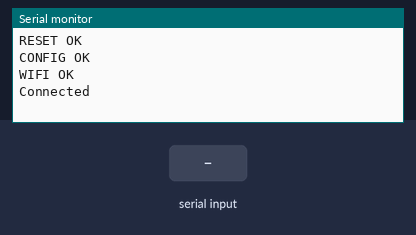
The sketch below on a simulated Arduino Uno, built with avr-gcc and run on an emulated ATmega328P. Shown: the last lines printed to the serial monitor. The test bench sets the inputs (shaded band). The modem accepts every AT command (registered, SIM ready, sends succeed) and sends nothing else.

Above: at 1.2 s.
1.3 s: "0:" received over Serial
At 2.5 s:
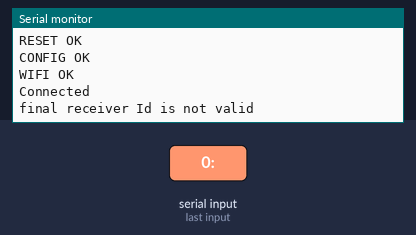
2.8 s: "30:150:10:" received over Serial
At 6.2 s:
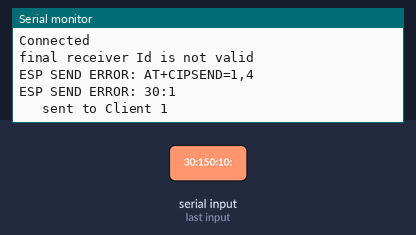

The sketch:

UDP_Client2.ino
```cpp
/*
  UDP Bidirectional Commmunication for Client 2 in a network of one server with three clients, which not all have to be present.
  No change necessary.
  For the definition of the AT commands, see for
  https://room-15.github.io/blog/2015/03/26/esp8266-at-command-reference/#at-commands
  The serial monitor has to be set to Baud 19200 and CR and LF active.
  Messages to be send or received by ESP or entered via Serial Monitor have the following syntax:
  <message Msg> : <char final receiver Id on send or original sender Id on receive>
  example: 100pv:0
*/

#define DEBUG true
#define LED_WLAN 13

#include <SoftwareSerial.h>

//Ids for the devices

#define me          "2" //myself


SoftwareSerial esp8266(11, 12); // RX, TX

String frId = me;//final receivers Id on sending a message
String osId = me;//original senders Id on receiving a message
bool ESPsga = true;//ESPsga (ESP self generated answer) means the incoming is supposed to be a ESP self generated answer, true for the beginning
String Msg;//net message

void setup() {
  Serial.begin(19200);
  esp8266.begin(19200);

  esp8266.setTimeout(5000);
  if (sendCom("AT+RST", "ready")) debug("RESET OK");
  else debug("RESET NOT OK");
  esp8266.setTimeout(1000);

  if ( ConfigESP ()) debug("CONFIG OK");
  else debug("CONFIG NOT OK");

  if (ConfigWifi ()) debug("WIFI OK");
  else debug("WIFI NOT OK");
  esp8266.setTimeout(1000);

  if (StartCon()) {
    debug("Connected");
    digitalWrite(LED_WLAN, HIGH);
  }  else debug("NOT CONNECTED");

}

void loop() {
  char InChar;
  String Sender = me;

  while (esp8266.available()) {
    if (ESPsga) {//if assumed, that it is ESP self generated answer, check it
      InChar = esp8266.read();

      if (InChar == '+') {
        esp8266.find("IPD,");
        delay(1);
        //ignore the serverId
        esp8266.find(':');
        //clear the net message: Msg
        Msg = "";
        //Found "+IPD,", so we set ESPsga false to not read it again until next message or answer
        ESPsga = false;//it is not a ESP self generated answer, so it is a message
      } else
        //clear buffer, when "+IPD," not found
        esp8266.find('\n');
    } else {//it is clear, that a message has been found
      //reads one char of the message per looping from the buffer
      InChar = esp8266.read();

      if (!(InChar == ':')) {
        Msg += InChar;//add message together, when inChar not ':'
      } else {
        //read original sender Id: osId
        osId = (String)esp8266.parseInt();

        //Find out who was the original sender
        switch (osId.toInt()) {
          case 0: Sender = "Computer"; break;
          case 1: Sender = "Client 1";   break;
          case 5: Sender = "Server";   break;
          default: Sender = "not valid sender";
        }
        //print 'Msg'
        Serial.println("Msg got: \"" + Msg + "\" from " + Sender);

        ///clear buffer because usable message ended
        esp8266.find('\n');
        //Message ended, ready for next receive, which is again supposed first to be a ESP self generated answer
        ESPsga  = true;
      }
    }
  }
  while (Serial.available()) {
    //default send to myself, final receiver, that's me
    frId = me;

    Msg = Serial.readStringUntil(':');
    delay(1);
    //to do: parse Msg
    //when Msg does not end with "\r\n", there is more, identify the final receiver Id: frId, default it is me
    //when Msg ends with "\r\n", get rid of it
    if (Msg.endsWith("\r\n")) {
      Msg = Msg.substring(0, Msg.length() - 2);
    }
    else frId = (String)(Serial.read() - '0');//read the final receiver Id: frId
    //if the message is for me execute it, else send it to the server
    if (frId == me)
      debug("Msg for me:  \"" + Msg + "\" from: my Serial Monitor");
    //when final receiver is existing, send it to the server
    else if (frId == "0" || frId == "5" || frId == "1")
      WifiSend(Msg, frId);
    else debug("final receiver Id is not valid");
    Serial.find('\n');//clear buffer
    esp8266.write(Serial.read());
  } //  computing and other code

}
//-----------------------------------------Config ESP8266------------------------------------
bool ConfigESP () {
  bool success = sendCom("AT+CIPMODE=0", "OK");
  success &= sendCom("AT+CIPMUX=1", "OK");
  //set to station (client) mode
  success &= sendCom("AT+CWMODE=1", "OK");
  //set IP addr of ESP8266 station (client)
  success &= sendCom("AT+CIPSTA=\"192.168.4.4\"", "OK");
  return success;
}

bool ConfigWifi () {
  esp8266.setTimeout(3000);
  return (sendCom("AT+CWJAP=\"NanoESP\",\"\"", "OK"));
}

bool StartCon () {
  //start connection with own Id and servers IP addr, send channel and receive channel
  return sendCom("AT+CIPSTART=1,\"UDP\",\"192.168.4.1\",95,94", "OK");

}
//-----------------------------------------------Controll ESP-----------------------------------------------------
bool sendCom(String command, char respond[])
{
  esp8266.println(command);
  if (esp8266.findUntil(respond, "ERROR"))
  {
    return true;
  }
  else
  {
    debug("ESP SEND ERROR: " + command);
    return false;
  }
}

//-------------------------------------------------Debug Functions------------------------------------------------------
void debug(String Msg)
{
  if (DEBUG)
  {
    Serial.println(Msg);
  }
}
//---------------------------------------------------------Sender--------------------------------------------------------
void WifiSend (String Msg, String Id) {
  //A client can only send a message directly to the Server, so the first id is everytime the id of the connection to the server
  bool sucess = sendCom("AT+CIPSEND=1," + (String)(Msg.length() + 2), "OK");
  delay(1);

  sucess &= sendCom(Msg + ":" + Id, "OK");

  if (sucess)
    Serial.print("Msg send ok: \"" + Msg + "\"");
  switch (Id.toInt()) {
    case 0: Serial.println("   sent to Computer"); break;
    case 1: Serial.println("   sent to Client 1"); break;
    case 5: Serial.println("   sent to Server"); break;
    default: Serial.println("   invalid ID");
  }
}
```

Measured:
- after the input at 1.3 s, the serial monitor: prints a new line at once (image 1)
- after the input at 2.8 s, the serial monitor: prints a new line after 1.0 s (image 2)
